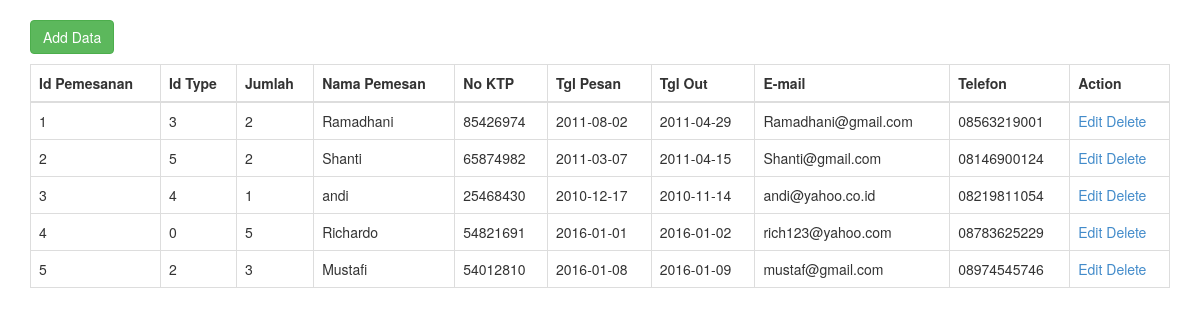
The app's page /Admin/admin/tb_pesan.php with its own data.
### tables this page shows
CREATE TABLE `pemesanan` (
  `id_pesan` int(8) NOT NULL,
  `id_type` int(10) NOT NULL,
  `jumlah` int(2) NOT NULL,
  `nama_pemesan` varchar(25) NOT NULL,
  `no_ktp` varchar(30) NOT NULL,
  `tgl_pesan` varchar(15) NOT NULL,
  `tgl_out` varchar(15) NOT NULL,
  `email` varchar(50) NOT NULL,
  `telepon` char(15) NOT NULL
);

### Admin/admin/tb_pesan.php (the view, shortened to what this page needs)
<!doctype html>
<html lang="en">
<head>
<link href="css/bootstrap.css" rel="stylesheet">
</head>
<body>
<div class="container">
    <p><a href="#" class="btn btn-success" data-target="#ModalAdd" data-toggle="modal">Add Data</a></p>
<table id="mytable" class="table table-bordered">
    <thead>
      <th>Id Pemesanan</th>
      <th>Id Type</th>
      <th>Jumlah</th>
      <th>Nama Pemesan</th>
      <th>No KTP</th>
      <th>Tgl Pesan</th>
      <th>Tgl Out</th>
      <th>E-mail</th>
      <th>Telefon</th>
      <th>Action</th>
    </thead>
<?php
  include "koneksi.php";
  $modal=mysqli_query($koneksi,"SELECT * FROM pemesanan");
  while($r=mysqli_fetch_array($modal)){
?>
  <tr>
      <td><?php echo  $r['id_pesan']; ?></td>
      <td><?php echo  $r['id_type']; ?></td>
      <td><?php echo  $r['jumlah']; ?></td>
      <td><?php echo  $r['nama_pemesan']; ?></td>
      <td><?php echo  $r['no_ktp']; ?></td>
      <td><?php echo  $r['tgl_pesan']; ?></td>
      <td><?php echo  $r['tgl_out']; ?></td>
      <td><?php echo  $r['email']; ?></td>
      <td><?php echo  $r['telepon']; ?></td>
      <td>
         <a href="#" class='open_modal' id='<?php echo  $r['id_pesan']; ?>'>Edit</a>
         <a href="#" onclick="confirm_modal('delete_pesan.php?&id_pesan=<?php echo  $r['id_pesan']; ?>');">Delete</a>
      </td>
  </tr>
<?php } ?>
</table>
</div>
</body>
</html>

### records on screen
pemesanan: id_pesan "1", id_type "3", jumlah "2", nama_pemesan "Ramadhani", no_ktp "85426974", tgl_pesan "2011-08-02", tgl_out "2011-04-29", email "Ramadhani@gmail.com", telepon "08563219001"
pemesanan: id_pesan "2", id_type "5", jumlah "2", nama_pemesan "Shanti", no_ktp "65874982", tgl_pesan "2011-03-07", tgl_out "2011-04-15", email "Shanti@gmail.com", telepon "08146900124"
pemesanan: id_pesan "3", id_type "4", jumlah "1", nama_pemesan "andi", no_ktp "25468430", tgl_pesan "2010-12-17", tgl_out "2010-11-14", email "andi@yahoo.co.id", telepon "08219811054"
pemesanan: id_pesan "4", id_type "0", jumlah "5", nama_pemesan "Richardo", no_ktp "54821691", tgl_pesan "2016-01-01", tgl_out "2016-01-02", email "rich123@yahoo.com", telepon "08783625229"
pemesanan: id_pesan "5", id_type "2", jumlah "3", nama_pemesan "Mustafi", no_ktp "54012810", tgl_pesan "2016-01-08", tgl_out "2016-01-09", email "mustaf@gmail.com", telepon "08974545746"
